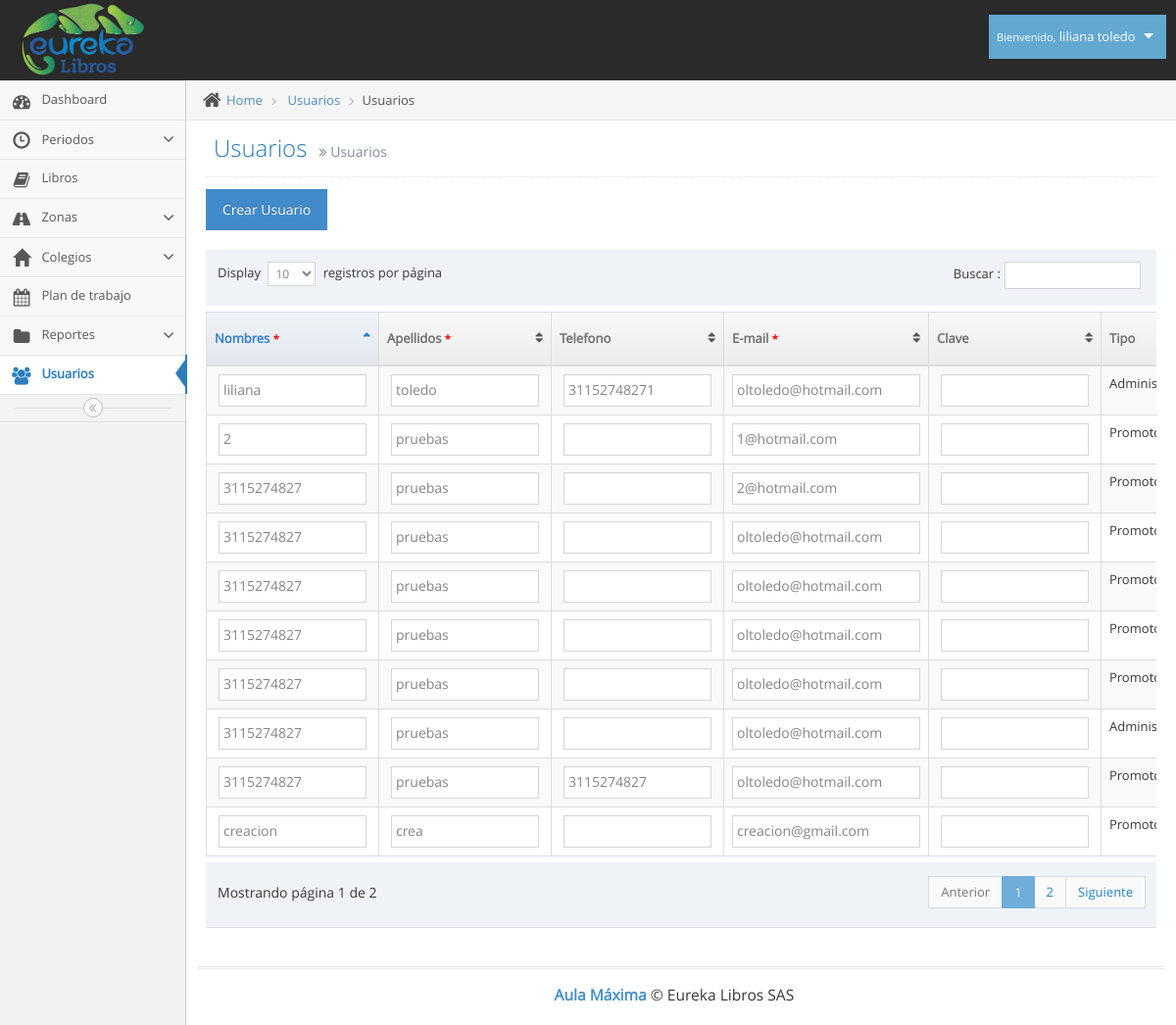
/usuarios.php (signed in), run on the app's committed database.
### tables this page shows
CREATE TABLE IF NOT EXISTS `usuarios` (
`id` int(11) NOT NULL,
  `tipo` int(11) NOT NULL,
  `id_pais` int(11) NOT NULL,
  `cedula` varchar(12) NOT NULL,
  `nombres` varchar(100) NOT NULL,
  `apellidos` varchar(100) NOT NULL,
  `telefono` varchar(12) NOT NULL,
  `direccion` varchar(100) NOT NULL,
  `correo` varchar(100) NOT NULL,
  `clave` varchar(100) NOT NULL,
  `cod_zona` varchar(10) NOT NULL
);

### usuarios.php (the view, shortened to what this page needs)
<!DOCTYPE html>
<html lang="es">
	<head>
		<link rel="stylesheet" href="assets/css/bootstrap.min.css" />
		<link rel="stylesheet" href="assets/font-awesome/4.5.0/css/font-awesome.min.css" />
		<link rel="stylesheet" href="assets/css/jquery-ui.min.css" />
		<link rel="stylesheet" href="assets/css/bootstrap-datepicker3.min.css" />
		<link href="assets/js/dataTables/dataTables.bootstrap.css" rel="stylesheet" />
		<link rel="stylesheet" href="assets/css/ace.min.css" class="ace-main-stylesheet" id="main-ace-style" />
		<link rel="stylesheet" href="assets/css/ace-skins.min.css" />
		<link rel="stylesheet" href="assets/css/ace-rtl.min.css" />
	</head>
	<body class="no-skin">
		<?php include("template/nav.php"); ?>
		<div class="main-container ace-save-state" id="main-container">
			<?php include("template/sidebar.php"); ?>
			<div class="main-content">
				<div class="main-content-inner">
					<div class="breadcrumbs ace-save-state" id="breadcrumbs">
						<ul class="breadcrumb">
							<li>
								<i class="ace-icon fa fa-home home-icon"></i>
								<a href="#">Home</a>
							</li>
							<li>
								<a href="#">Usuarios</a>
							</li>
							<li class="active">Usuarios</li>
						</ul>
					</div>
					<div class="page-content">
						<div class="page-header">
							<h1>
								Usuarios
								<small>
									<i class="ace-icon fa fa-angle-double-right"></i>
									Usuarios
								</small>
							</h1>
						</div>
						<div class="row">
							<div class="col-xs-12">
							<button class="btn btn-primary" data-toggle="modal" data-target="#ModalAdd">Crear Usuario</button><br><br>
							<?php
                                include("conexion/bdd.php");
                                $sql = "SELECT * FROM usuarios";
								$req = $bdd->prepare($sql);
								$req->execute();
								$usuarios = $req->fetchAll();
                            ?>
                            <div class="table-responsive">
                                <table class="table table-striped table-bordered table-hover" id="dataTables-example">
                                    <thead>
                                        <tr>
                                            <th>Nombres <small style="color: red;">*</small></th>
                                            <th>Apellidos <small style="color: red;">*</small></th>
                                            <th>Telefono</th>
                                            <th>E-mail <small style="color: red;">*</small></th>
                                            <th>Clave</th>
                                            <th>Tipo</th>
                                        </tr>
                                    </thead>
                                    <tbody>
                                        <?php
                                        	foreach($usuarios as $usuario) {
                                                echo'<tr class="odd gradeX">';
                                                echo'<form action="php/modificar_usuarios.php" method="POST"><td class=""><input type="text" name="nombres" value="'.$usuario["nombres"].'" size="15" required></td>';
                                                echo'<td class=""><input type="text" name="apellidos" value="'.$usuario["apellidos"].'" size="15" required></td>';
                                                echo'<td class=""><input type="text" name="telefono" value="'.$usuario["telefono"].'" size="15"></td>';
                                                echo'<td class=""><input type="email" name="correo" value="'.$usuario["correo"].'" required></td>';
                                                echo'<td class=""><input type="text" name="clave" size="15"></td>';
                                                if ($usuario["tipo"] == 3) {
                                                	echo'<td class="">Promotor</td>';
                                                }
                                                else {
                                                	echo'<td class="">Administrador</td>';
                                                }
                                                echo '<td>
														<div class="hidden-sm hidden-xs btn-group">
															<button class="btn btn-xs btn-info">
																<i class="ace-icon fa fa-pencil bigger-120"></i>
															</button>
														</div>
														<div class="hidden-md hidden-lg">
															<div class="inline pos-rel">
																<a class="btn btn-minier btn-primary dropdown-toggle" data-toggle="dropdown" data-position="auto">
																	<i class="ace-icon fa fa-cog icon-only bigger-110"></i>
																</a>
																<ul class="dropdown-menu dropdown-only-icon dropdown-yellow dropdown-menu-right dropdown-caret dropdown-close">
																	<li>
																		<button class="tooltip-success" data-rel="tooltip" title="Edit">
																			<span class="green">
																				<i class="ace-icon fa fa-pencil-square-o bigger-120"></i>
																			</span>
																		</button>
																		<input type="hidden" name="id_usuario" value="'.$usuario["id"].'">
																	</li></form>
																</ul>
															</div>
														</div>
													</td>';
                                            }
                                         ?>
                                        </tr>
			<div class="footer">
				<div class="footer-inner">
					<div class="footer-content">
						<span class="bigger-120">
							<span class="blue bolder">Aula Máxima</span>
							 &copy; Eureka Libros SAS
						</span>
					</div>
				</div>
			</div>
	</body>
</html>

### template/nav.php (shortened to what this page needs)
<div id="navbar" class="navbar navbar-default          ace-save-state">
			<div class="navbar-container ace-save-state" id="navbar-container">
				<div class="navbar-header pull-left">
					<a href="index.php" class="navbar-brand">
						<small>
							<img src="assets/images/logo_eureka.png" alt="" class="" height="80px" width="125px">
						</small>
					</a>
				</div>
				<div class="navbar-buttons navbar-header pull-right" role="navigation">
					<ul class="nav ace-nav">
						<li class="light-blue dropdown-modal">
							<a data-toggle="dropdown" href="#" class="dropdown-toggle">
								<?php
									require_once('conexion/bdd.php');
									$sql = "SELECT nombres,apellidos FROM usuarios WHERE id='".$_SESSION['id']."'";
									$req = $bdd->prepare($sql);
									$req->execute();
									$usuario = $req->fetch();
									$nombre_completo=$usuario["nombres"]." ".$usuario["apellidos"];
								?>
									<small>Bienvenido,</small>
									<?php echo $nombre_completo; ?>
								<i class="ace-icon fa fa-caret-down"></i>
							</a>
						</li>
					</ul>
				</div>
			</div>
		</div>

### data on the page
usuarios: nombre_completo "liliana toledo", nombres "liliana", apellidos "toledo", telefono "31152748271", correo "oltoledo@hotmail.com", tipo "Administrador"
usuarios: nombres "2", apellidos "pruebas", correo "1@hotmail.com", tipo "Promotor"
usuarios: nombres "3115274827", apellidos "pruebas", correo "2@hotmail.com", tipo "Promotor"
usuarios: nombres "3115274827", apellidos "pruebas", correo "oltoledo@hotmail.com", tipo "Promotor"
usuarios: nombres "3115274827", apellidos "pruebas", correo "oltoledo@hotmail.com", tipo "Promotor"
usuarios: nombres "3115274827", apellidos "pruebas", correo "oltoledo@hotmail.com", tipo "Promotor"
usuarios: nombres "3115274827", apellidos "pruebas", correo "oltoledo@hotmail.com", tipo "Promotor"
usuarios: nombres "3115274827", apellidos "pruebas", correo "oltoledo@hotmail.com", tipo "Administrador"
usuarios: nombres "3115274827", apellidos "pruebas", telefono "3115274827", correo "oltoledo@hotmail.com", tipo "Promotor"
usuarios: nombres "creacion", apellidos "crea", correo "creacion@gmail.com", tipo "Promotor"
